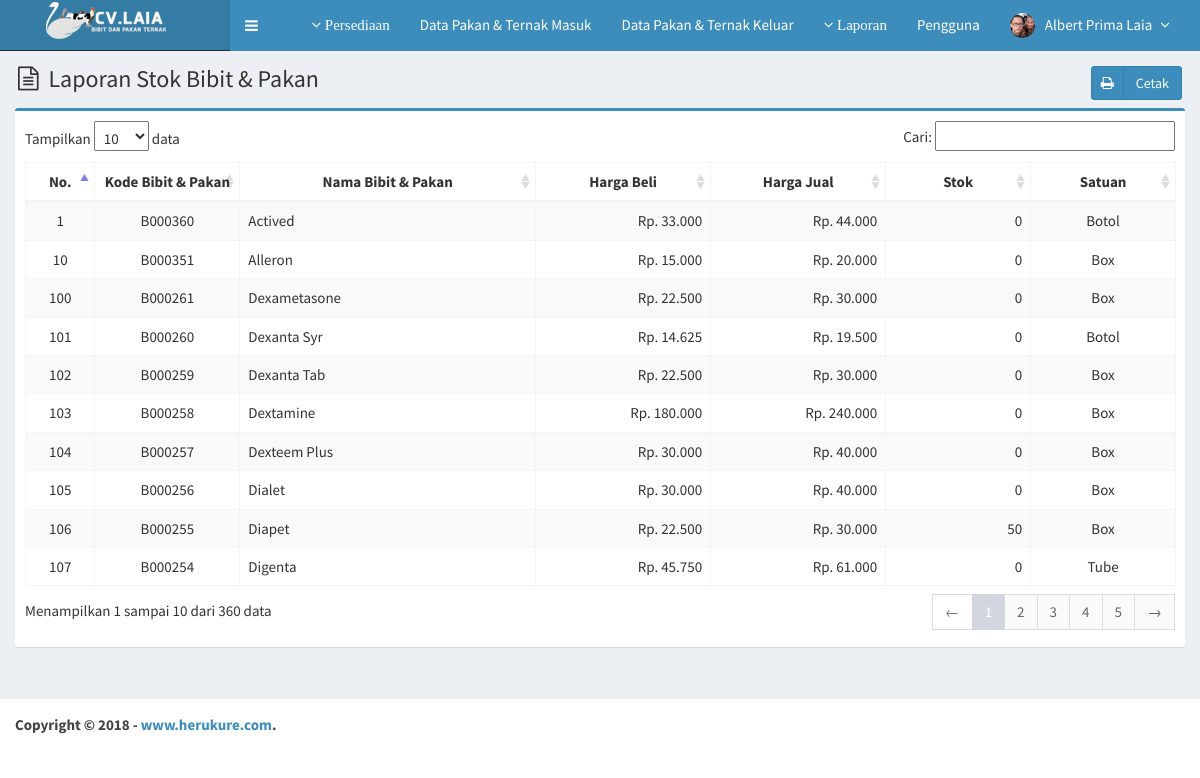
/main.php?module=lap_stok (signed in), run on the app's committed database.
### tables this page shows
CREATE TABLE `anggota` (
  `user_id` int(3) NOT NULL,
  `username` varchar(16) NOT NULL,
  `password` varchar(16) NOT NULL,
  `fullname` varchar(50) NOT NULL,
  `email` varchar(50) DEFAULT NULL,
  `phone` varchar(13) DEFAULT NULL,
  `photo` varchar(100) DEFAULT NULL,
  `acces` enum('Admin','Owner','Head Officer') NOT NULL,
  `status` enum('active','blocked') NOT NULL,
  `created_date` timestamp NOT NULL DEFAULT CURRENT_TIMESTAMP,
  `updated_date` timestamp NULL DEFAULT NULL ON UPDATE CURRENT_TIMESTAMP
);

CREATE TABLE `is_obat` (
  `kode_obat` varchar(7) NOT NULL,
  `nama_obat` varchar(50) NOT NULL,
  `harga_beli` int(11) NOT NULL,
  `harga_jual` int(11) NOT NULL,
  `satuan` varchar(20) NOT NULL,
  `stok` int(11) NOT NULL,
  `created_user` int(3) NOT NULL,
  `created_date` timestamp NOT NULL DEFAULT CURRENT_TIMESTAMP,
  `updated_user` int(3) NOT NULL,
  `updated_date` timestamp NOT NULL DEFAULT CURRENT_TIMESTAMP ON UPDATE CURRENT_TIMESTAMP
);

### config/fungsi_rupiah.php (called while the page is built, shortened)
<?php
function format_rupiah($angka){
  $rupiah=number_format($angka,0,',','.');
  return $rupiah;
}
?>

### modules/lap-stok/view.php (the view)
<section class="content-header">
  <h1>
    <i class="fa fa-file-text-o icon-title"></i> Laporan Stok Bibit & Pakan
    <a class="btn btn-primary btn-social pull-right" href="modules/lap-stok/cetak.php" target="_blank">
      <i class="fa fa-print"></i> Cetak
    </a>
  </h1>
</section>
<section class="content">
  <div class="row">
    <div class="col-md-12">
      <div class="box box-primary">
        <div class="box-body">
          <table id="dataTables1" class="table table-bordered table-striped table-hover">
            <thead>
              <tr>
                <th class="center">No.</th>
                <th class="center">Kode Bibit & Pakan</th>
                <th class="center">Nama Bibit & Pakan</th>
                <th class="center">Harga Beli</th>
                <th class="center">Harga Jual</th>
                <th class="center">Stok</th>
                <th class="center">Satuan</th>
              </tr>
            </thead>
            <tbody>
            <?php
            $no = 1;
            $query = mysqli_query($mysqli, "SELECT kode_obat,nama_obat,harga_beli,harga_jual,satuan,stok FROM is_obat ORDER BY nama_obat ASC")
                                            or die('Ada kesalahan pada query tampil Data Obat: '.mysqli_error($mysqli));
            while ($data = mysqli_fetch_assoc($query)) {
              $harga_beli = format_rupiah($data['harga_beli']);
              $harga_jual = format_rupiah($data['harga_jual']);
              echo "<tr>
                      <td width='30' class='center'>$no</td>
                      <td width='80' class='center'>$data[kode_obat]</td>
                      <td width='180'>$data[nama_obat]</td>
                      <td width='100' align='right'>Rp. $harga_beli</td>
                      <td width='100' align='right'>Rp. $harga_jual</td>
                      <td width='80' align='right'>$data[stok]</td>
                      <td width='80' class='center'>$data[satuan]</td>
                    </tr>";
              $no++;
            }
            ?>
            </tbody>
          </table>
        </div>
      </div>
    </div>
  </div>
</section><!-- /.content

### top-menu.php (shortened to what this page needs)
<?php
require_once "config/database.php";
$user_id = $_SESSION['user_id'];
$query = $mysqli->query("SELECT * FROM anggota WHERE user_id = '$user_id'");
$data = $query->fetch_assoc();
?>
<li class="dropdown user user-menu">
  <a href="#" class="dropdown-toggle fa fa-angle-down" data-toggle="dropdown">
    Persediaan
  </a>
</li>
<li class="dropdown user user-menu">
  <a href="?module=barangmasuk">Data Pakan & Ternak Masuk
  </a>
</li>
<li class="dropdown user user-menu">
  <a href="?module=barangkeluar">Data Pakan & Ternak Keluar
  </a>
</li>
<li class="dropdown user user-menu">
  <a href="#" class="dropdown-toggle fa fa-angle-down" data-toggle="dropdown">
    Laporan
  </a>
</li>
<li class="dropdown user user-menu">
  <a href="?module=user">Pengguna
  </a>
</li>
<li class="dropdown user user-menu">
  <a href="#" class="dropdown-toggle" data-toggle="dropdown">
  <?php
  if ($data['photo']=="") { ?>
    <img src="images/user/user.png" class="user-image" alt="User Image"/>
  <?php
  }
  else { ?>
    <img src="images/user/<?php echo $data['photo']; ?>" class="user-image" alt="User Image"/>
  <?php
  }
  ?>
    <span class="hidden-xs"><?php echo $data['fullname']; ?> <i style="margin-left:5px" class="fa fa-angle-down"></i></span>
  </a>
</li>

### assets/css/style.css (style rules this page uses)
.btn-social *:first-child { border-right: 1px solid rgba(0, 0, 0, 0.1); bottom: 0; font-size: 1em !important; left: 0; line-height: 32px !important; position: absolute; text-align: center; top: 0; width: 32px !important; }
.content-header { padding: 15px 18px 0; position: relative; }
.center { text-align:center; }
.icon-title { margin-right: 5px; }
body { background-color: #fff; color: #333; font-size: 15px; line-height: 1.42857; }

### data on the page
anggota: photo (picture), fullname "Albert Prima Laia"
is_obat: kode_obat "B000360", nama_obat "Actived", harga_beli "33.000", harga_jual "44.000", stok "0", satuan "Botol"
is_obat: kode_obat "B000351", nama_obat "Alleron", harga_beli "15.000", harga_jual "20.000", stok "0", satuan "Box"
is_obat: kode_obat "B000261", nama_obat "Dexametasone", harga_beli "22.500", harga_jual "30.000", stok "0", satuan "Box"
is_obat: kode_obat "B000260", nama_obat "Dexanta Syr", harga_beli "14.625", harga_jual "19.500", stok "0", satuan "Botol"
is_obat: kode_obat "B000259", nama_obat "Dexanta Tab", harga_beli "22.500", harga_jual "30.000", stok "0", satuan "Box"
is_obat: kode_obat "B000258", nama_obat "Dextamine", harga_beli "180.000", harga_jual "240.000", stok "0", satuan "Box"
is_obat: kode_obat "B000257", nama_obat "Dexteem Plus", harga_beli "30.000", harga_jual "40.000", stok "0", satuan "Box"
is_obat: kode_obat "B000256", nama_obat "Dialet", harga_beli "30.000", harga_jual "40.000", stok "0", satuan "Box"
is_obat: kode_obat "B000255", nama_obat "Diapet", harga_beli "22.500", harga_jual "30.000", stok "50", satuan "Box"
is_obat: kode_obat "B000254", nama_obat "Digenta", harga_beli "45.750", harga_jual "61.000", stok "0", satuan "Tube"
